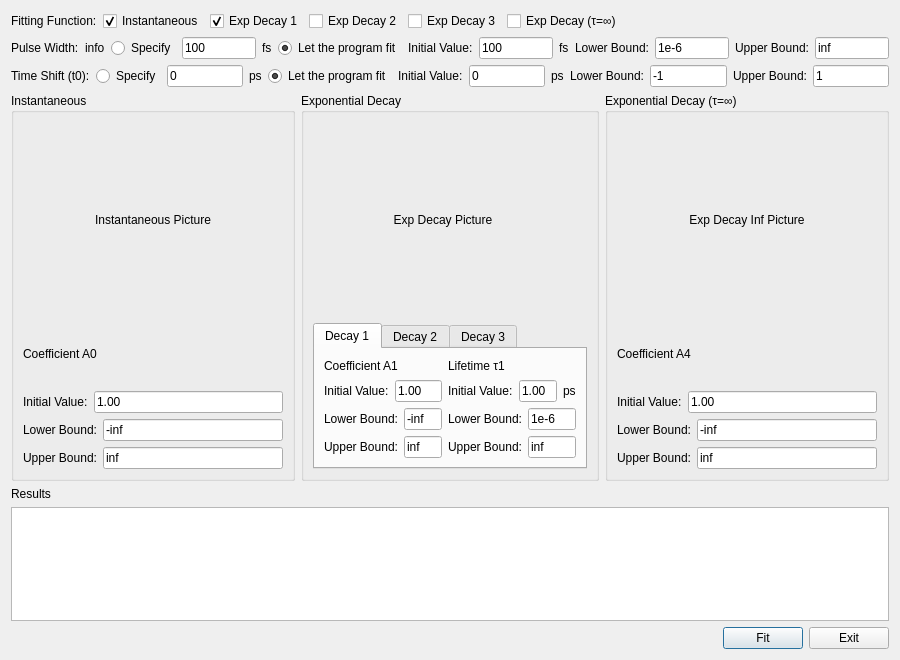
<?xml version="1.0" encoding="UTF-8"?>
<ui version="4.0">
 <class>curveFitDialog</class>
 <widget class="QDialog" name="curveFitDialog">
  <property name="geometry">
   <rect>
    <x>0</x>
    <y>0</y>
    <width>900</width>
    <height>660</height>
   </rect>
  </property>
  <property name="windowTitle">
   <string>Curve Fit</string>
  </property>
  <layout class="QVBoxLayout" name="verticalLayout_10">
   <item>
    <layout class="QHBoxLayout" name="horizontalLayout">
     <item>
      <widget class="QLabel" name="fitFuncLabel">
       <property name="text">
        <string>Fitting Function:</string>
       </property>
      </widget>
     </item>
     <item>
      <widget class="QCheckBox" name="instCheckBox">
       <property name="text">
        <string>Instantaneous</string>
       </property>
       <property name="checked">
        <bool>true</bool>
       </property>
      </widget>
     </item>
     <item>
      <widget class="QCheckBox" name="expDecay1CheckBox">
       <property name="text">
        <string>Exp Decay 1</string>
       </property>
       <property name="checked">
        <bool>true</bool>
       </property>
      </widget>
     </item>
     <item>
      <widget class="QCheckBox" name="expDecay2CheckBox">
       <property name="text">
        <string>Exp Decay 2</string>
       </property>
      </widget>
     </item>
     <item>
      <widget class="QCheckBox" name="expDecay3CheckBox">
       <property name="text">
        <string>Exp Decay 3</string>
       </property>
      </widget>
     </item>
     <item>
      <widget class="QCheckBox" name="expDecayInfCheckBox">
       <property name="text">
        <string>Exp Decay (τ=∞)</string>
       </property>
      </widget>
     </item>
     <item>
      <spacer name="horizontalSpacer_2">
       <property name="orientation">
        <enum>Qt::Orientation::Horizontal</enum>
       </property>
       <property name="sizeHint" stdset="0">
        <size>
         <width>40</width>
         <height>20</height>
        </size>
       </property>
      </spacer>
     </item>
    </layout>
   </item>
   <item>
    <layout class="QHBoxLayout" name="horizontalLayout_29">
     <item>
      <widget class="QLabel" name="pulseWidthLabel">
       <property name="text">
        <string>Pulse Width:</string>
       </property>
       <property name="textFormat">
        <enum>Qt::TextFormat::AutoText</enum>
       </property>
      </widget>
     </item>
     <item>
      <widget class="QLabel" name="infoIcon">
       <property name="toolTip">
        <string>pulse width = sqrt(t_pump**2 + t_probe**2)</string>
       </property>
       <property name="text">
        <string>info</string>
       </property>
      </widget>
     </item>
     <item>
      <widget class="QRadioButton" name="specifyPulseWidthRadioButton">
       <property name="text">
        <string>Specify</string>
       </property>
       <attribute name="buttonGroup">
        <string notr="true">buttonGroup</string>
       </attribute>
      </widget>
     </item>
     <item>
      <widget class="QLineEdit" name="pulseWidthLineEdit">
       <property name="sizePolicy">
        <sizepolicy hsizetype="Preferred" vsizetype="Fixed">
         <horstretch>0</horstretch>
         <verstretch>0</verstretch>
        </sizepolicy>
       </property>
       <property name="text">
        <string>100</string>
       </property>
      </widget>
     </item>
     <item>
      <widget class="QLabel" name="pulseWidthUnitLabel">
       <property name="text">
        <string>fs</string>
       </property>
      </widget>
     </item>
     <item>
      <widget class="QRadioButton" name="fitPulseWidthRadioButton">
       <property name="text">
        <string>Let the program fit</string>
       </property>
       <property name="checked">
        <bool>true</bool>
       </property>
       <attribute name="buttonGroup">
        <string notr="true">buttonGroup</string>
       </attribute>
      </widget>
     </item>
     <item>
      <widget class="QLabel" name="iniTpLabel">
       <property name="text">
        <string>Initial Value:</string>
       </property>
      </widget>
     </item>
     <item>
      <widget class="QLineEdit" name="iniTpLineEdit">
       <property name="text">
        <string>100</string>
       </property>
      </widget>
     </item>
     <item>
      <widget class="QLabel" name="iniTpUnitLabel">
       <property name="text">
        <string>fs</string>
       </property>
      </widget>
     </item>
     <item>
      <widget class="QLabel" name="lowerlimTpLabel">
       <property name="text">
        <string>Lower Bound:</string>
       </property>
      </widget>
     </item>
     <item>
      <widget class="QLineEdit" name="lowerlimTpLineEdit">
       <property name="text">
        <string>1e-6</string>
       </property>
      </widget>
     </item>
     <item>
      <widget class="QLabel" name="upperlimTpLabel">
       <property name="text">
        <string>Upper Bound:</string>
       </property>
      </widget>
     </item>
     <item>
      <widget class="QLineEdit" name="upperlimTpLineEdit">
       <property name="text">
        <string>inf</string>
       </property>
      </widget>
     </item>
    </layout>
   </item>
   <item>
    <layout class="QHBoxLayout" name="horizontalLayout_30">
     <item>
      <widget class="QLabel" name="t0Label">
       <property name="text">
        <string>Time Shift (t0):</string>
       </property>
      </widget>
     </item>
     <item>
      <widget class="QRadioButton" name="specifyt0RadioButton">
       <property name="text">
        <string>Specify</string>
       </property>
      </widget>
     </item>
     <item>
      <widget class="QLineEdit" name="t0LineEdit">
       <property name="text">
        <string>0</string>
       </property>
      </widget>
     </item>
     <item>
      <widget class="QLabel" name="t0unitLabel">
       <property name="text">
        <string>ps</string>
       </property>
      </widget>
     </item>
     <item>
      <widget class="QRadioButton" name="fitt0RadioButton">
       <property name="text">
        <string>Let the program fit</string>
       </property>
       <property name="checked">
        <bool>true</bool>
       </property>
      </widget>
     </item>
     <item>
      <widget class="QLabel" name="init0Label">
       <property name="text">
        <string>Initial Value:</string>
       </property>
      </widget>
     </item>
     <item>
      <widget class="QLineEdit" name="initt0LineEdit">
       <property name="text">
        <string>0</string>
       </property>
      </widget>
     </item>
     <item>
      <widget class="QLabel" name="init0UnitLabel">
       <property name="text">
        <string>ps</string>
       </property>
      </widget>
     </item>
     <item>
      <widget class="QLabel" name="lowerlimt0Label">
       <property name="text">
        <string>Lower Bound:</string>
       </property>
      </widget>
     </item>
     <item>
      <widget class="QLineEdit" name="lowerlimt0LineEdit">
       <property name="text">
        <string>-1</string>
       </property>
      </widget>
     </item>
     <item>
      <widget class="QLabel" name="upperlimt0Label">
       <property name="text">
        <string>Upper Bound:</string>
       </property>
      </widget>
     </item>
     <item>
      <widget class="QLineEdit" name="upperlimt0LineEdit">
       <property name="text">
        <string>1</string>
       </property>
      </widget>
     </item>
    </layout>
   </item>
   <item>
    <layout class="QHBoxLayout" name="horizontalLayout_32">
     <item>
      <widget class="QGroupBox" name="groupBox">
       <property name="title">
        <string>Instantaneous</string>
       </property>
       <layout class="QVBoxLayout" name="verticalLayout">
        <item>
         <widget class="QLabel" name="instPicture">
          <property name="sizePolicy">
           <sizepolicy hsizetype="Preferred" vsizetype="Preferred">
            <horstretch>0</horstretch>
            <verstretch>0</verstretch>
           </sizepolicy>
          </property>
          <property name="minimumSize">
           <size>
            <width>260</width>
            <height>195</height>
           </size>
          </property>
          <property name="maximumSize">
           <size>
            <width>260</width>
            <height>195</height>
           </size>
          </property>
          <property name="text">
           <string>Instantaneous Picture</string>
          </property>
          <property name="alignment">
           <set>Qt::AlignmentFlag::AlignCenter</set>
          </property>
         </widget>
        </item>
        <item>
         <widget class="QLabel" name="A0Label">
          <property name="text">
           <string>Coefficient A0</string>
          </property>
         </widget>
        </item>
        <item>
         <layout class="QHBoxLayout" name="horizontalLayout_2">
          <item>
           <widget class="QLabel" name="iniA0Label">
            <property name="text">
             <string>Initial Value:</string>
            </property>
           </widget>
          </item>
          <item>
           <widget class="QLineEdit" name="iniA0LineEdit">
            <property name="sizePolicy">
             <sizepolicy hsizetype="Expanding" vsizetype="Fixed">
              <horstretch>0</horstretch>
              <verstretch>0</verstretch>
             </sizepolicy>
            </property>
            <property name="text">
             <string>1.00</string>
            </property>
           </widget>
          </item>
         </layout>
        </item>
        <item>
         <layout class="QHBoxLayout" name="horizontalLayout_3">
          <item>
           <widget class="QLabel" name="lowerlimA0Label">
            <property name="text">
             <string>Lower Bound:</string>
            </property>
           </widget>
          </item>
          <item>
           <widget class="QLineEdit" name="lowerlimA0LineEdit">
            <property name="text">
             <string>-inf</string>
            </property>
           </widget>
          </item>
         </layout>
        </item>
        <item>
         <layout class="QHBoxLayout" name="horizontalLayout_4">
          <item>
           <widget class="QLabel" name="upperlimA0Label">
            <property name="text">
             <string>Upper Bound:</string>
            </property>
           </widget>
          </item>
          <item>
           <widget class="QLineEdit" name="upperlimA0LineEdit">
            <property name="text">
             <string>inf</string>
            </property>
           </widget>
          </item>
         </layout>
        </item>
       </layout>
      </widget>
     </item>
     <item>
      <widget class="QGroupBox" name="groupBox_3">
       <property name="title">
        <string>Exponential Decay</string>
       </property>
       <layout class="QVBoxLayout" name="verticalLayout_9">
        <item>
         <widget class="QLabel" name="expDecayPicture">
          <property name="minimumSize">
           <size>
            <width>260</width>
            <height>195</height>
           </size>
          </property>
          <property name="maximumSize">
           <size>
            <width>260</width>
            <height>195</height>
           </size>
          </property>
          <property name="text">
           <string>Exp Decay Picture</string>
          </property>
          <property name="alignment">
           <set>Qt::AlignmentFlag::AlignCenter</set>
          </property>
         </widget>
        </item>
        <item>
         <widget class="QTabWidget" name="ExpDecayTab">
          <property name="currentIndex">
           <number>0</number>
          </property>
          <widget class="QWidget" name="tab">
           <attribute name="title">
            <string>Decay 1</string>
           </attribute>
           <layout class="QHBoxLayout" name="horizontalLayout_11">
            <item>
             <layout class="QVBoxLayout" name="verticalLayout_2">
              <item>
               <widget class="QLabel" name="A1Label">
                <property name="text">
                 <string>Coefficient A1</string>
                </property>
               </widget>
              </item>
              <item>
               <layout class="QHBoxLayout" name="horizontalLayout_5">
                <item>
                 <widget class="QLabel" name="iniA1Label">
                  <property name="text">
                   <string>Initial Value:</string>
                  </property>
                 </widget>
                </item>
                <item>
                 <widget class="QLineEdit" name="iniA1LineEdit">
                  <property name="text">
                   <string>1.00</string>
                  </property>
                 </widget>
                </item>
               </layout>
              </item>
              <item>
               <layout class="QHBoxLayout" name="horizontalLayout_6">
                <item>
                 <widget class="QLabel" name="lowerlimA1Label">
                  <property name="text">
                   <string>Lower Bound:</string>
                  </property>
                 </widget>
                </item>
                <item>
                 <widget class="QLineEdit" name="lowerlimA1LineEdit">
                  <property name="text">
                   <string>-inf</string>
                  </property>
                 </widget>
                </item>
               </layout>
              </item>
              <item>
               <layout class="QHBoxLayout" name="horizontalLayout_7">
                <item>
                 <widget class="QLabel" name="upperlimA1Label">
                  <property name="text">
                   <string>Upper Bound:</string>
                  </property>
                 </widget>
                </item>
                <item>
                 <widget class="QLineEdit" name="upperlimA1LineEdit">
                  <property name="text">
                   <string>inf</string>
                  </property>
                 </widget>
                </item>
               </layout>
              </item>
             </layout>
            </item>
            <item>
             <layout class="QVBoxLayout" name="verticalLayout_3">
              <item>
               <widget class="QLabel" name="T1Label">
                <property name="text">
                 <string>Lifetime τ1</string>
                </property>
               </widget>
              </item>
              <item>
               <layout class="QHBoxLayout" name="horizontalLayout_8">
                <item>
                 <widget class="QLabel" name="iniT1Label">
                  <property name="text">
                   <string>Initial Value:</string>
                  </property>
                 </widget>
                </item>
                <item>
                 <widget class="QLineEdit" name="iniT1LineEdit">
                  <property name="text">
                   <string>1.00</string>
                  </property>
                 </widget>
                </item>
                <item>
                 <widget class="QLabel" name="iniT1UnitLabel">
                  <property name="text">
                   <string>ps</string>
                  </property>
                 </widget>
                </item>
               </layout>
              </item>
              <item>
               <layout class="QHBoxLayout" name="horizontalLayout_9">
                <item>
                 <widget class="QLabel" name="lowerlimT1Label">
                  <property name="text">
                   <string>Lower Bound:</string>
                  </property>
                 </widget>
                </item>
                <item>
                 <widget class="QLineEdit" name="lowerlimT1LineEdit">
                  <property name="text">
                   <string>1e-6</string>
                  </property>
                 </widget>
                </item>
               </layout>
              </item>
              <item>
               <layout class="QHBoxLayout" name="horizontalLayout_10">
                <item>
                 <widget class="QLabel" name="upperlimT1Label">
                  <property name="text">
                   <string>Upper Bound:</string>
                  </property>
                 </widget>
                </item>
                <item>
                 <widget class="QLineEdit" name="upperlimT1LineEdit">
                  <property name="text">
                   <string>inf</string>
                  </property>
                 </widget>
                </item>
               </layout>
              </item>
             </layout>
            </item>
           </layout>
          </widget>
          <widget class="QWidget" name="tab_2">
           <attribute name="title">
            <string>Decay 2</string>
           </attribute>
           <layout class="QHBoxLayout" name="horizontalLayout_18">
            <item>
             <layout class="QVBoxLayout" name="verticalLayout_4">
              <item>
               <widget class="QLabel" name="A2Label">
                <property name="text">
                 <string>Coefficient A2</string>
                </property>
               </widget>
              </item>
              <item>
               <layout class="QHBoxLayout" name="horizontalLayout_12">
                <item>
                 <widget class="QLabel" name="iniA2Label">
                  <property name="text">
                   <string>Initial Value:</string>
                  </property>
                 </widget>
                </item>
                <item>
                 <widget class="QLineEdit" name="iniA2LineEdit">
                  <property name="text">
                   <string>1.00</string>
                  </property>
                 </widget>
                </item>
               </layout>
              </item>
              <item>
               <layout class="QHBoxLayout" name="horizontalLayout_13">
                <item>
                 <widget class="QLabel" name="lowerlimA2Label">
                  <property name="text">
                   <string>Lower Bound:</string>
                  </property>
                 </widget>
                </item>
                <item>
                 <widget class="QLineEdit" name="lowerlimA2LineEdit">
                  <property name="text">
                   <string>-inf</string>
                  </property>
                 </widget>
                </item>
               </layout>
              </item>
              <item>
               <layout class="QHBoxLayout" name="horizontalLayout_14">
                <item>
                 <widget class="QLabel" name="upperlimA2Label">
                  <property name="text">
                   <string>Upper Bound:</string>
                  </property>
                 </widget>
                </item>
                <item>
                 <widget class="QLineEdit" name="upperlimA2LineEdit">
                  <property name="text">
                   <string>inf</string>
                  </property>
                 </widget>
                </item>
               </layout>
              </item>
             </layout>
            </item>
            <item>
             <layout class="QVBoxLayout" name="verticalLayout_5">
              <item>
               <widget class="QLabel" name="T2Label">
                <property name="text">
                 <string>Lifetime τ2</string>
                </property>
               </widget>
              </item>
              <item>
               <layout class="QHBoxLayout" name="horizontalLayout_15">
                <item>
                 <widget class="QLabel" name="iniT2Label">
                  <property name="text">
                   <string>Initial Value:</string>
                  </property>
                 </widget>
                </item>
                <item>
                 <widget class="QLineEdit" name="iniT2LineEdit">
                  <property name="text">
                   <string>10.00</string>
                  </property>
                 </widget>
                </item>
                <item>
                 <widget class="QLabel" name="initT2UnitLabel">
                  <property name="text">
                   <string>ps</string>
                  </property>
                 </widget>
                </item>
               </layout>
              </item>
              <item>
               <layout class="QHBoxLayout" name="horizontalLayout_16">
                <item>
                 <widget class="QLabel" name="lowerlimT2Label">
                  <property name="text">
                   <string>Lower Bound:</string>
                  </property>
                 </widget>
                </item>
                <item>
                 <widget class="QLineEdit" name="lowerlimT2LineEdit">
                  <property name="text">
                   <string>1e-6</string>
                  </property>
                 </widget>
                </item>
               </layout>
              </item>
              <item>
               <layout class="QHBoxLayout" name="horizontalLayout_17">
                <item>
                 <widget class="QLabel" name="upperlimT2Label">
                  <property name="text">
                   <string>Upper Bound:</string>
                  </property>
                 </widget>
                </item>
                <item>
                 <widget class="QLineEdit" name="upperlimT2LineEdit">
                  <property name="text">
                   <string>inf</string>
                  </property>
                 </widget>
                </item>
               </layout>
              </item>
             </layout>
            </item>
           </layout>
          </widget>
          <widget class="QWidget" name="tab_3">
           <attribute name="title">
            <string>Decay 3</string>
           </attribute>
           <layout class="QHBoxLayout" name="horizontalLayout_25">
            <item>
             <layout class="QVBoxLayout" name="verticalLayout_6">
              <item>
               <widget class="QLabel" name="A3Label">
                <property name="text">
                 <string>Coefficient A3</string>
                </property>
               </widget>
              </item>
              <item>
               <layout class="QHBoxLayout" name="horizontalLayout_19">
                <item>
                 <widget class="QLabel" name="iniA3Label">
                  <property name="text">
                   <string>Initial Value:</string>
                  </property>
                 </widget>
                </item>
                <item>
                 <widget class="QLineEdit" name="iniA3LineEdit">
                  <property name="text">
                   <string>1.00</string>
                  </property>
                 </widget>
                </item>
               </layout>
              </item>
              <item>
               <layout class="QHBoxLayout" name="horizontalLayout_20">
                <item>
                 <widget class="QLabel" name="lowerlimA3Label">
                  <property name="text">
                   <string>Lower Bound:</string>
                  </property>
                 </widget>
                </item>
                <item>
                 <widget class="QLineEdit" name="lowerlimA3LineEdit">
                  <property name="text">
                   <string>-inf</string>
                  </property>
                 </widget>
                </item>
               </layout>
              </item>
              <item>
               <layout class="QHBoxLayout" name="horizontalLayout_21">
                <item>
                 <widget class="QLabel" name="upperlimA3Label">
                  <property name="text">
                   <string>Upper Bound:</string>
                  </property>
                 </widget>
                </item>
                <item>
                 <widget class="QLineEdit" name="upperlimA3LineEdit">
                  <property name="text">
                   <string>inf</string>
                  </property>
                 </widget>
                </item>
               </layout>
              </item>
             </layout>
            </item>
            <item>
             <layout class="QVBoxLayout" name="verticalLayout_7">
              <item>
               <widget class="QLabel" name="T3Label">
                <property name="text">
                 <string>Lifetime τ3</string>
                </property>
               </widget>
              </item>
              <item>
               <layout class="QHBoxLayout" name="horizontalLayout_22">
                <item>
                 <widget class="QLabel" name="iniT3Label">
                  <property name="text">
                   <string>Initial Value:</string>
                  </property>
                 </widget>
                </item>
                <item>
                 <widget class="QLineEdit" name="iniT3LineEdit">
                  <property name="text">
                   <string>0.10</string>
                  </property>
                 </widget>
                </item>
                <item>
                 <widget class="QLabel" name="initT3UnitLabel">
                  <property name="text">
                   <string>ps</string>
                  </property>
                 </widget>
                </item>
               </layout>
              </item>
              <item>
               <layout class="QHBoxLayout" name="horizontalLayout_23">
                <item>
                 <widget class="QLabel" name="lowerlimT3Label">
                  <property name="text">
                   <string>Lower Bound:</string>
                  </property>
                 </widget>
                </item>
                <item>
                 <widget class="QLineEdit" name="lowerlimT3LineEdit">
                  <property name="text">
                   <string>1e-6</string>
                  </property>
                 </widget>
                </item>
               </layout>
              </item>
              <item>
               <layout class="QHBoxLayout" name="horizontalLayout_24">
                <item>
                 <widget class="QLabel" name="upperlimT3Label">
                  <property name="text">
                   <string>Upper Bound:</string>
                  </property>
                 </widget>
                </item>
                <item>
                 <widget class="QLineEdit" name="upperlimT3LineEdit">
                  <property name="text">
                   <string>inf</string>
                  </property>
                 </widget>
                </item>
               </layout>
              </item>
             </layout>
            </item>
           </layout>
          </widget>
         </widget>
        </item>
       </layout>
      </widget>
     </item>
     <item>
      <widget class="QGroupBox" name="groupBox_2">
       <property name="title">
        <string>Exponential Decay (τ=∞)</string>
       </property>
       <layout class="QVBoxLayout" name="verticalLayout_8">
        <item>
         <widget class="QLabel" name="expDecayInfPicture">
          <property name="minimumSize">
           <size>
            <width>260</width>
            <height>195</height>
           </size>
          </property>
          <property name="maximumSize">
           <size>
            <width>260</width>
            <height>195</height>
           </size>
          </property>
          <property name="text">
           <string>Exp Decay Inf Picture</string>
          </property>
          <property name="alignment">
           <set>Qt::AlignmentFlag::AlignCenter</set>
          </property>
         </widget>
        </item>
        <item>
         <widget class="QLabel" name="A4Label">
          <property name="text">
           <string>Coefficient A4</string>
          </property>
         </widget>
        </item>
        <item>
         <layout class="QHBoxLayout" name="horizontalLayout_26">
          <item>
           <widget class="QLabel" name="iniA4Label">
            <property name="text">
             <string>Initial Value:</string>
            </property>
           </widget>
          </item>
          <item>
           <widget class="QLineEdit" name="iniA4LineEdit">
            <property name="text">
             <string>1.00</string>
            </property>
           </widget>
          </item>
         </layout>
        </item>
        <item>
         <layout class="QHBoxLayout" name="horizontalLayout_27">
          <item>
           <widget class="QLabel" name="lowerlimA4Label">
            <property name="text">
             <string>Lower Bound:</string>
            </property>
           </widget>
          </item>
          <item>
           <widget class="QLineEdit" name="lowerlimA4LineEdit">
            <property name="text">
             <string>-inf</string>
            </property>
           </widget>
          </item>
         </layout>
        </item>
        <item>
         <layout class="QHBoxLayout" name="horizontalLayout_28">
          <item>
           <widget class="QLabel" name="upperlimA4Label">
            <property name="text">
             <string>Upper Bound:</string>
            </property>
           </widget>
          </item>
          <item>
           <widget class="QLineEdit" name="upperlimA4LineEdit">
            <property name="text">
             <string>inf</string>
            </property>
           </widget>
          </item>
         </layout>
        </item>
       </layout>
      </widget>
     </item>
    </layout>
   </item>
   <item>
    <widget class="QLabel" name="resultLabel">
     <property name="text">
      <string>Results</string>
     </property>
    </widget>
   </item>
   <item>
    <widget class="QPlainTextEdit" name="resultPlainTextEdit">
     <property name="readOnly">
      <bool>true</bool>
     </property>
    </widget>
   </item>
   <item>
    <layout class="QHBoxLayout" name="horizontalLayout_31">
     <item>
      <spacer name="horizontalSpacer_3">
       <property name="orientation">
        <enum>Qt::Orientation::Horizontal</enum>
       </property>
       <property name="sizeHint" stdset="0">
        <size>
         <width>40</width>
         <height>20</height>
        </size>
       </property>
      </spacer>
     </item>
     <item>
      <widget class="QPushButton" name="fitPushButton">
       <property name="text">
        <string>Fit</string>
       </property>
      </widget>
     </item>
     <item>
      <widget class="QPushButton" name="exitPushButton">
       <property name="text">
        <string>Exit</string>
       </property>
      </widget>
     </item>
    </layout>
   </item>
  </layout>
 </widget>
 <resources/>
 <connections/>
 <buttongroups>
  <buttongroup name="buttonGroup"/>
 </buttongroups>
</ui>
